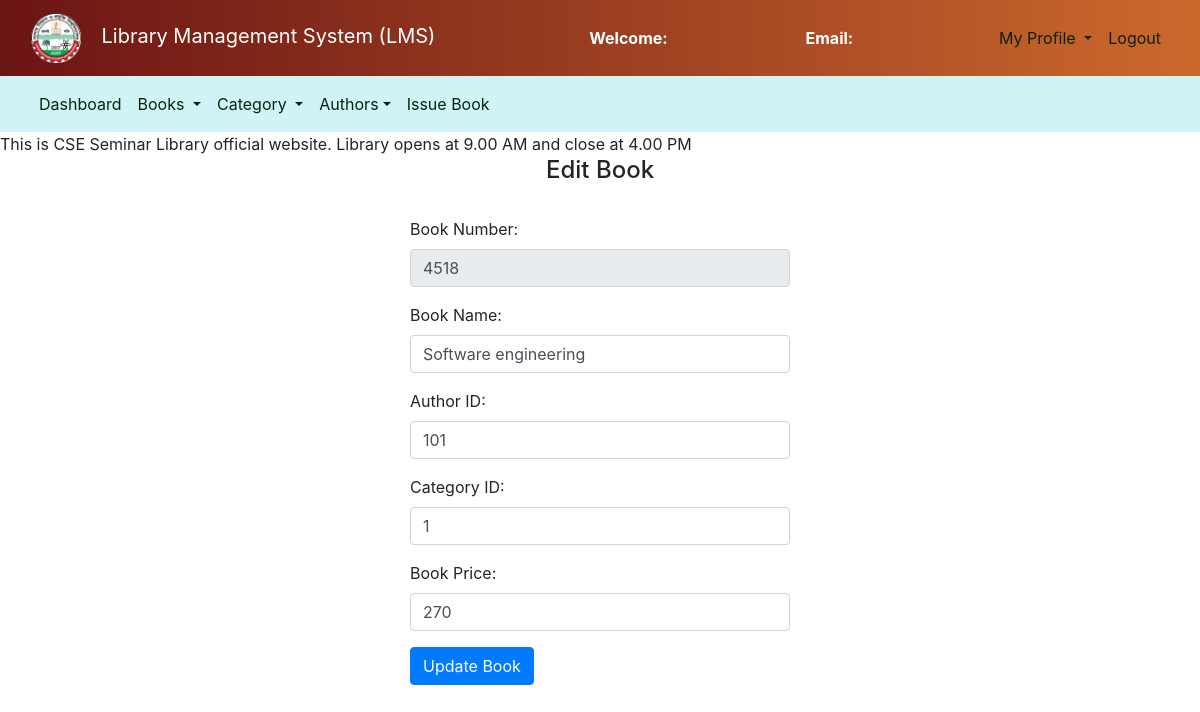
Page /admin/edit_book.php?bn=4518 on the committed database.
### tables this page shows
CREATE TABLE `books` (
  `book_id` int(11) NOT NULL,
  `book_name` varchar(250) NOT NULL,
  `author_id` int(11) NOT NULL,
  `cat_id` int(11) NOT NULL,
  `book_no` int(11) NOT NULL,
  `book_price` int(11) NOT NULL
);

### admin/edit_book.php (the view, shortened to what this page needs)
<?php
	$connection = mysqli_connect("localhost","root","");
	$book_name = "";
	$book_no = "";
	$author_id = "";
	$cat_id = "";
	$book_price = "";
	$query = "select * from books where book_no = $_GET[bn]";
	$query_run = mysqli_query($connection,$query);
	while ($row = mysqli_fetch_assoc($query_run)){
		$book_name = $row['book_name'];
		$book_no = $row['book_no'];
		$author_id = $row['author_id'];
		$cat_id = $row['cat_id'];
		$book_price = $row['book_price'];
	}
?>
<!DOCTYPE html>
<html lang="en">
<head>
	<link rel="stylesheet" type="text/css" href="../bootstrap-4.4.1/css/bootstrap.min.css">
	<link rel="stylesheet" href="admin.css">
</head>
<body>
	<section class="header">
		<nav class="navbar navbar-expand-lg navbar-dark ">
			<div class="container-fluid">
				<div class="navbar-header">
					<a class="navbar-brand" href="index.php"><img src="logo.png" height="50" width="50" alt=""></a>
					<a class="navbar-brand" href="admin_dashboard.php">Library Management System (LMS)</a>
				</div>
				<font style="color: white"><span><strong>Welcome: <?php echo $_SESSION['name'];?></strong></span></font>
			    <font style="color: white"><span><strong>Email: <?php echo $_SESSION['email'];?></strong></font>
				<ul class="nav navbar-nav navbar-right">
		      <li class="nav-item dropdown">
	        	<a class="nav-link dropdown-toggle" data-toggle="dropdown">My Profile </a>
		      </li>
		      <li class="nav-item">
		        <a class="nav-link" href="../logout.php">Logout</a>
		      </li>
		    </ul>
			</div>
		</nav>
	</section>
	<nav class="navbar navbar-expand-lg navbar-light" style="background-color:#a0eaee80">
		<div class="container-fluid">
		    <ul class="nav navbar-nav navbar-center">
		      <li class="nav-item">
		        <a class="nav-link" href="admin_dashboard.php">Dashboard</a>
		      </li>
		      <li class="nav-item dropdown">
	        	<a class="nav-link dropdown-toggle" data-toggle="dropdown">Books </a>
		      </li>
		      <li class="nav-item dropdown">
	        	<a class="nav-link dropdown-toggle" data-toggle="dropdown">Category </a>
		      </li>
		      <li class="nav-item dropdown">
	        	<a class="nav-link dropdown-toggle" data-toggle="dropdown">Authors</a>
		      </li>
	          <li class="nav-item">
		        <a class="nav-link" href="issue_book.php">Issue Book</a>
		      </li>
		    </ul>
		</div>
	</nav>
	<span><marquee bgcolor = " whitesmoke " behavior="" direction = "left"> This is CSE Seminar Library official website. Library opens at 9.00 AM
			and close at 4.00 PM
		</marquee></span>
        <center><h4>Edit Book</h4><br></center>
		<div class="row">
			<div class="col-md-4"></div>
			<div class="col-md-4">
				<form action="" method="post">
					<div class="form-group">
						<label for="mobile">Book Number:</label>
						<input type="text" name="book_no" value="<?php echo $book_no;?>" class="form-control" disabled required>
					</div>
					<div class="form-group">
						<label for="email">Book Name:</label>
						<input type="text" name="book_name" value="<?php echo $book_name;?>" class="form-control" required>
					</div>
					<div class="form-group">
						<label for="mobile">Author ID:</label>
						<input type="text" name="author_id" value="<?php echo $author_id;?>" class="form-control" required>
					</div>
					<div class="form-group">
						<label for="mobile">Category ID:</label>
						<input type="text" name="cat_id" value="<?php echo $cat_id;?>" class="form-control" required>
					</div>
					<div class="form-group">
						<label for="mobile">Book Price:</label>
						<input type="text" name="book_price" value="<?php echo $book_price;?>" class="form-control" required>
					</div>
					<button type="submit" name="update" class="btn btn-primary">Update Book</button>
				</form>
			</div>
			<div class="col-md-4"></div>
		</div>
</body>
</html>

### admin/admin.css (style rules this page uses)
.header { width: 100%; background-image: linear-gradient(to right, #6b1414, #cb692d); }
.navbar-brand { margin-left: 0px; color: white !important; }
.nav-link { color: rgb(13, 34, 13) !important; }

### rows in the picture
books: book_no "4518", book_name "Software engineering", author_id "101", cat_id "1", book_price "270"
